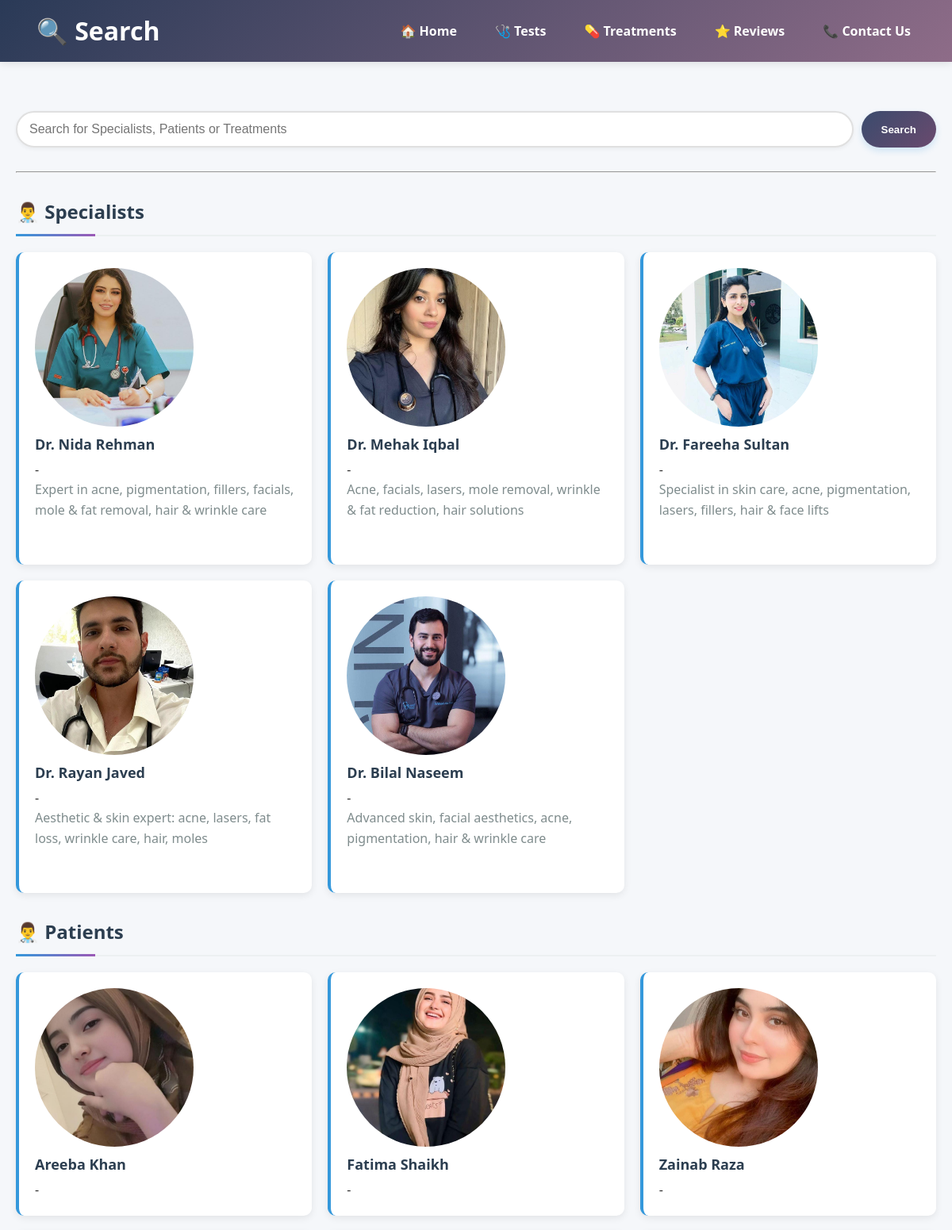
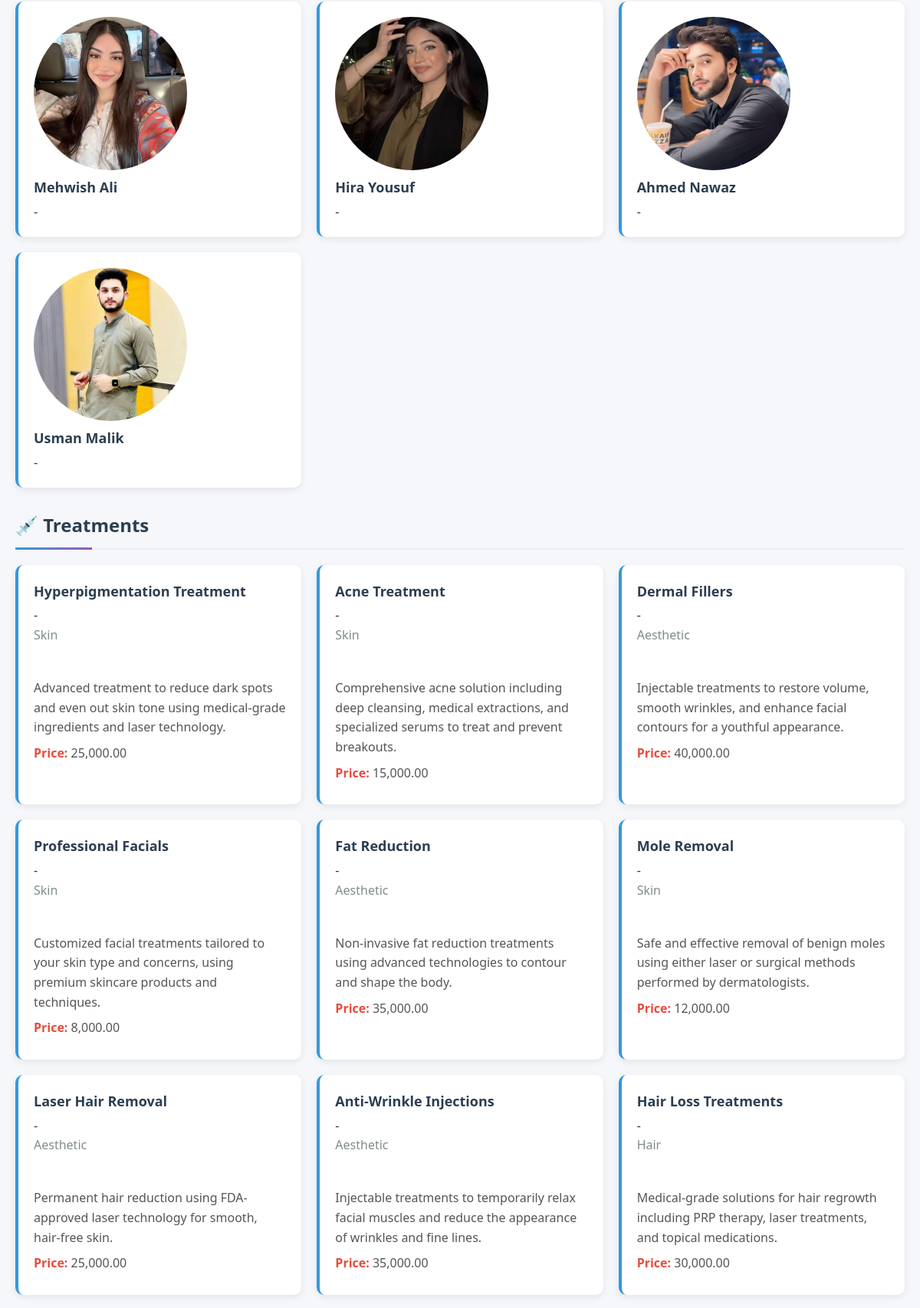
Page /derma/search.php (upper part) on the committed database (2 pictures, top to bottom).
### tables this page shows
CREATE TABLE `specialists` (
  `id` int NOT NULL,
  `first_name` varchar(50) NOT NULL,
  `last_name` varchar(50) NOT NULL,
  `username` varchar(50) NOT NULL,
  `password` varchar(255) NOT NULL,
  `email` varchar(100) NOT NULL,
  `mobile` varchar(15) NOT NULL,
  `cnic` varchar(15) NOT NULL,
  `state` varchar(50) NOT NULL,
  `city` varchar(50) NOT NULL,
  `qualification` varchar(100) NOT NULL,
  `area_of_expertise` varchar(100) DEFAULT NULL,
  `profile_photo_path` varchar(255) DEFAULT NULL,
  `role` enum('specialist') NOT NULL DEFAULT 'specialist',
  `created_at` timestamp NULL DEFAULT CURRENT_TIMESTAMP
);

CREATE TABLE `patients` (
  `id` int NOT NULL,
  `first_name` varchar(50) NOT NULL,
  `last_name` varchar(50) NOT NULL,
  `username` varchar(50) NOT NULL,
  `password` varchar(255) NOT NULL,
  `email` varchar(100) NOT NULL,
  `mobile` varchar(15) NOT NULL,
  `cnic` varchar(15) NOT NULL,
  `state` varchar(50) NOT NULL,
  `city` varchar(50) NOT NULL,
  `role` enum('patient') NOT NULL DEFAULT 'patient',
  `certificate_path` varchar(255) DEFAULT NULL,
  `profile_photo_path` varchar(255) DEFAULT NULL,
  `created_at` timestamp NULL DEFAULT CURRENT_TIMESTAMP,
  `certificate_verified` tinyint(1) NOT NULL DEFAULT '0'
);

CREATE TABLE `treatments` (
  `id` int NOT NULL,
  `name` varchar(255) NOT NULL,
  `category` enum('Skin','Hair','Aesthetic') NOT NULL,
  `description` text NOT NULL,
  `price` decimal(10,2) NOT NULL,
  `created_at` timestamp NULL DEFAULT CURRENT_TIMESTAMP
);

### derma/search.php (the view, shortened to what this page needs)
<?php
require 'db_connection.php';
$search_query = isset($_GET['search']) ? $_GET['search'] : '';
$specialist_query = $conn->prepare("SELECT * FROM specialists WHERE first_name LIKE ? OR last_name LIKE ? OR area_of_expertise LIKE ?");
$search_term = "%$search_query%";
$specialist_query->bind_param("sss", $search_term, $search_term, $search_term);
$specialist_query->execute();
$specialist_result = $specialist_query->get_result();
$patient_query = $conn->prepare("SELECT * FROM patients WHERE first_name LIKE ? OR last_name LIKE ?");
$search_term = "%$search_query%";
$patient_query->bind_param("ss", $search_term, $search_term);
$patient_query->execute();
$patient_result = $patient_query->get_result();
$treatment_query = $conn->prepare("SELECT * FROM treatments WHERE name LIKE ? OR category LIKE ? OR description LIKE ?");
$treatment_query->bind_param("sss", $search_term, $search_term, $search_term);
$treatment_query->execute();
$treatment_result = $treatment_query->get_result();
?>
<!DOCTYPE html>
<html lang="en">
<head>
</head>
<body>
    <div class="container">
        <header>
            <h1>🔍 Search</h1>
            <nav>
                <a href="index.php">🏠 Home</a>
                <a href="tests.php">🩺 Tests</a>
                <a href="treatments.php">💊 Treatments</a>
                <a href="reviews.php">⭐ Reviews</a>
                <a href="contact.php">📞 Contact Us</a>
            </nav>
        </header>
        <form action="search.php" method="GET">
            <input type="text" name="search" placeholder="Search for Specialists, Patients or Treatments" value="<?= htmlspecialchars($search_query) ?>" />
            <button type="submit">Search</button>
        </form>
        <hr>
        <?php if ($specialist_result->num_rows > 0) { ?>
            <h3>👨‍⚕️ Specialists</h3>
            <ul class="result-list">
                <?php while ($specialist = $specialist_result->fetch_assoc()) { ?>
                    <li>
                        <img src="<?php echo htmlspecialchars($specialist['profile_photo_path']); ?>" alt="Profile Photo" style="width:200px; height:200px; object-fit:cover; border-radius:50%;">
                        <strong><?php echo $specialist['first_name'] . ' ' . $specialist['last_name']; ?></strong> -
                        <em><?php echo $specialist['area_of_expertise']; ?></em><br>
                    </li>
                <?php } ?>
            </ul>
        <?php } else { ?>
            <p>No specialists found matching your search.</p>
        <?php } ?>
        <?php if ($patient_result->num_rows > 0) { ?>
            <h3>👨‍⚕️ Patients</h3>
            <ul class="result-list">
                <?php while ($patient = $patient_result->fetch_assoc()) { ?>
                    <li>
                        <img src="<?php echo htmlspecialchars($patient['profile_photo_path']); ?>" alt="Profile Photo" style="width:200px; height:200px; object-fit:cover; border-radius:50%;">
                        <strong><?php echo $patient['first_name'] . ' ' . $patient['last_name']; ?></strong> - <br>
                    </li>
                <?php } ?>
            </ul>
        <?php } else { ?>
            <p>No Patients found matching your search.</p>
        <?php } ?>
        <?php if ($treatment_result->num_rows > 0) { ?>
            <h3>💉 Treatments</h3>
            <ul class="result-list">
                <?php while ($treatment = $treatment_result->fetch_assoc()) { ?>
                    <li>
                        <strong><?php echo $treatment['name']; ?></strong> -
                        <em><?php echo $treatment['category']; ?></em><br>
                        <p><?php echo $treatment['description']; ?></p>
                        <p><strong>Price:</strong> <?php echo number_format($treatment['price'], 2); ?></p>
                    </li>
                <?php } ?>
            </ul>
        <?php } else { ?>
            <p>No treatments found matching your search.</p>
        <?php } ?>
    </div>
</body>
</html>

### derma/search.php (style rules this page uses)
body { font-family: 'Segoe UI', Tahoma, Geneva, Verdana, sans-serif; margin: 0; padding: 0; background-color: #f5f7fa; color: #333; line-height: 1.6; }
.container { max-width: 1200px; margin: 20px auto; padding: 20px; }
form { display: flex; margin: 30px 0; gap: 10px; }
input[type="text"] { flex: 1; padding: 12px 15px; border: 2px solid #e0e0e0; border-radius: 30px; font-size: 16px; transition: all 0.3s ease; box-shadow: 0 2px 5px rgba(0, 0, 0, 0.05); }
button[type="submit"] { padding: 12px 25px; background: linear-gradient(135deg, #3a4b6d 0%, #6a4a6e 100%); color: white; border: none; border-radius: 30px; cursor: pointer; font-weight: 600; transition: all 0.3s ease; box-shadow: 0 4px 8px rgba(52, 152, 219, 0.2); }
h3 { color: #2c3e50; font-size: 24px; margin: 30px 0 20px; padding-bottom: 10px; border-bottom: 2px solid #ecf0f1; position: relative; }
h3::after { content: ''; position: absolute; bottom: -2px; left: 0; width: 100px; height: 3px; background: linear-gradient(90deg, #3498db, #9b59b6); }
.result-list { list-style-type: none; padding: 0; display: grid; grid-template-columns: repeat(auto-fill, minmax(350px, 1fr)); gap: 20px; }
.result-list li { background: white; padding: 20px; border-radius: 10px; box-shadow: 0 3px 10px rgba(0, 0, 0, 0.08); transition: all 0.3s ease; border-left: 4px solid #3498db; }
.result-list li strong { color: #2c3e50; font-size: 18px; display: block; margin-bottom: 5px; }
.result-list li em { color: #7f8c8d; font-style: normal; display: block; margin-bottom: 10px; }
.result-list li p { margin: 8px 0; color: #555; }
.result-list li p strong { display: inline; color: #e74c3c; font-size: inherit; }
header { background: linear-gradient(135deg, #2a3a57 0%, #8e6c88 100%); color: #fff; padding: 1rem; display: flex; justify-content: space-between; align-items: center; line-height: 30px; position: fixed; top: 0; left: 0; right: 0; z-index: 1000; box-shadow: 0 2px 10px rgba(0, 0, 0, 0.1); }
header h1 { margin: 0; margin-left: 30px; transition: transform 0.3s ease; }
nav { display: flex; gap: 1rem; margin-right: 20px; }
nav a { color: #fff; text-decoration: none; font-weight: bold; padding: 0.5rem 1rem; border-radius: 5px; transition: all 0.3s ease; position: relative; }
nav a:not(.logout)::after { content: ''; position: absolute; bottom: 0; left: 50%; width: 0; height: 2px; background: #fff; transition: all 0.3s ease; }
body { padding-top: 70px; }

### rows in the picture
specialists: profile_photo_path (picture), first_name "Dr. Nida", last_name "Rehman", area_of_expertise "Expert in acne, pigmentation, fillers, facials, mole & fat removal, hair & wrinkle care"
specialists: profile_photo_path (picture), first_name "Dr. Mehak", last_name "Iqbal", area_of_expertise "Acne, facials, lasers, mole removal, wrinkle & fat reduction, hair solutions"
specialists: profile_photo_path (picture), first_name "Dr. Fareeha", last_name "Sultan", area_of_expertise "Specialist in skin care, acne, pigmentation, lasers, fillers, hair & face lifts"
specialists: profile_photo_path (picture), first_name "Dr. Rayan", last_name "Javed", area_of_expertise "Aesthetic & skin expert: acne, lasers, fat loss, wrinkle care, hair, moles"
specialists: profile_photo_path (picture), first_name "Dr. Bilal", last_name "Naseem", area_of_expertise "Advanced skin, facial aesthetics, acne, pigmentation, hair & wrinkle care"
patients: profile_photo_path (picture), first_name "Areeba", last_name "Khan"
patients: profile_photo_path (picture), first_name "Fatima", last_name "Shaikh"
patients: profile_photo_path (picture), first_name "Zainab", last_name "Raza"
patients: profile_photo_path (picture), first_name "Mehwish", last_name "Ali"
patients: profile_photo_path (picture), first_name "Hira", last_name "Yousuf"
patients: profile_photo_path (picture), first_name "Ahmed", last_name "Nawaz"
patients: profile_photo_path (picture), first_name "Usman", last_name "Malik"
treatments: name "Hyperpigmentation Treatment", category "Skin", description "Advanced treatment to reduce dark spots and even out skin tone using medical-grade ingredients and laser technology.", price "25,000.00"
treatments: name "Acne Treatment", category "Skin", description "Comprehensive acne solution including deep cleansing, medical extractions, and specialized serums to treat and prevent breakouts.", price "15,000.00"
treatments: name "Dermal Fillers", category "Aesthetic", description "Injectable treatments to restore volume, smooth wrinkles, and enhance facial contours for a youthful appearance.", price "40,000.00"
treatments: name "Professional Facials", category "Skin", description "Customized facial treatments tailored to your skin type and concerns, using premium skincare products and techniques.", price "8,000.00"
treatments: name "Fat Reduction", category "Aesthetic", description "Non-invasive fat reduction treatments using advanced technologies to contour and shape the body.", price "35,000.00"
treatments: name "Mole Removal", category "Skin", description "Safe and effective removal of benign moles using either laser or surgical methods performed by dermatologists.", price "12,000.00"
treatments: name "Laser Hair Removal", category "Aesthetic", description "Permanent hair reduction using FDA-approved laser technology for smooth, hair-free skin.", price "25,000.00"
treatments: name "Anti-Wrinkle Injections", category "Aesthetic", description "Injectable treatments to temporarily relax facial muscles and reduce the appearance of wrinkles and fine lines.", price "35,000.00"
treatments: name "Hair Loss Treatments", category "Hair", description "Medical-grade solutions for hair regrowth including PRP therapy, laser treatments, and topical medications.", price "30,000.00"
